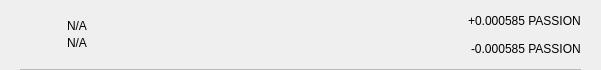
<?xml version="1.0" encoding="UTF-8"?>
<ui version="4.0">
 <class>TxRow</class>
 <widget class="QWidget" name="TxRow">
  <property name="geometry">
   <rect>
    <x>0</x>
    <y>0</y>
    <width>601</width>
    <height>70</height>
   </rect>
  </property>
  <property name="minimumSize">
   <size>
    <width>0</width>
    <height>40</height>
   </size>
  </property>
  <property name="windowTitle">
   <string>Form</string>
  </property>
  <layout class="QVBoxLayout" name="verticalLayout_3">
   <property name="spacing">
    <number>0</number>
   </property>
   <property name="leftMargin">
    <number>0</number>
   </property>
   <property name="topMargin">
    <number>0</number>
   </property>
   <property name="rightMargin">
    <number>0</number>
   </property>
   <property name="bottomMargin">
    <number>0</number>
   </property>
   <item>
    <widget class="QWidget" name="rowContainer" native="true">
     <layout class="QVBoxLayout" name="verticalLayout_2">
      <property name="spacing">
       <number>9</number>
      </property>
      <property name="leftMargin">
       <number>20</number>
      </property>
      <property name="topMargin">
       <number>9</number>
      </property>
      <property name="rightMargin">
       <number>20</number>
      </property>
      <property name="bottomMargin">
       <number>0</number>
      </property>
      <item>
       <widget class="QFrame" name="frame">
        <property name="styleSheet">
         <string notr="true">border:none;</string>
        </property>
        <property name="frameShape">
         <enum>QFrame::StyledPanel</enum>
        </property>
        <property name="frameShadow">
         <enum>QFrame::Raised</enum>
        </property>
        <layout class="QHBoxLayout" name="horizontalLayout" stretch="0,2,0">
         <property name="leftMargin">
          <number>0</number>
         </property>
         <property name="topMargin">
          <number>0</number>
         </property>
         <property name="rightMargin">
          <number>0</number>
         </property>
         <property name="bottomMargin">
          <number>0</number>
         </property>
         <item>
          <widget class="QPushButton" name="icon">
           <property name="focusPolicy">
            <enum>Qt::NoFocus</enum>
           </property>
           <property name="styleSheet">
            <string notr="true">border:none;</string>
           </property>
           <property name="text">
            <string/>
           </property>
           <property name="iconSize">
            <size>
             <width>28</width>
             <height>28</height>
            </size>
           </property>
          </widget>
         </item>
         <item>
          <layout class="QVBoxLayout" name="verticalLayout">
           <property name="spacing">
            <number>3</number>
           </property>
           <property name="leftMargin">
            <number>9</number>
           </property>
           <item>
            <widget class="QLabel" name="lblAddress">
             <property name="styleSheet">
              <string notr="true"/>
             </property>
             <property name="text">
              <string notr="true">N/A</string>
             </property>
             <property name="alignment">
              <set>Qt::AlignBottom|Qt::AlignLeading|Qt::AlignLeft</set>
             </property>
            </widget>
           </item>
           <item>
            <widget class="QLabel" name="lblDate">
             <property name="styleSheet">
              <string notr="true"/>
             </property>
             <property name="text">
              <string notr="true">N/A</string>
             </property>
             <property name="alignment">
              <set>Qt::AlignLeading|Qt::AlignLeft|Qt::AlignTop</set>
             </property>
            </widget>
           </item>
          </layout>
         </item>
         <item>
          <widget class="QWidget" name="containerAmounts" native="true">
           <property name="minimumSize">
            <size>
             <width>80</width>
             <height>0</height>
            </size>
           </property>
           <layout class="QVBoxLayout" name="verticalLayout_4">
            <property name="leftMargin">
             <number>0</number>
            </property>
            <property name="topMargin">
             <number>0</number>
            </property>
            <property name="rightMargin">
             <number>0</number>
            </property>
            <property name="bottomMargin">
             <number>0</number>
            </property>
            <item alignment="Qt::AlignRight">
             <widget class="QLabel" name="lblAmountTop">
              <property name="styleSheet">
               <string notr="true"/>
              </property>
              <property name="text">
               <string>+0.000585 PASSION</string>
              </property>
             </widget>
            </item>
            <item alignment="Qt::AlignRight">
             <widget class="QLabel" name="lblAmountBottom">
              <property name="styleSheet">
               <string notr="true"/>
              </property>
              <property name="text">
               <string>-0.000585 PASSION</string>
              </property>
             </widget>
            </item>
           </layout>
          </widget>
         </item>
        </layout>
       </widget>
      </item>
      <item>
       <widget class="QLabel" name="lblDivisory">
        <property name="minimumSize">
         <size>
          <width>0</width>
          <height>1</height>
         </size>
        </property>
        <property name="maximumSize">
         <size>
          <width>16777215</width>
          <height>1</height>
         </size>
        </property>
        <property name="styleSheet">
         <string notr="true">background-color:#bababa;</string>
        </property>
        <property name="text">
         <string/>
        </property>
        <property name="alignment">
         <set>Qt::AlignBottom|Qt::AlignLeading|Qt::AlignLeft</set>
        </property>
       </widget>
      </item>
     </layout>
    </widget>
   </item>
  </layout>
 </widget>
 <resources/>
 <connections/>
</ui>
